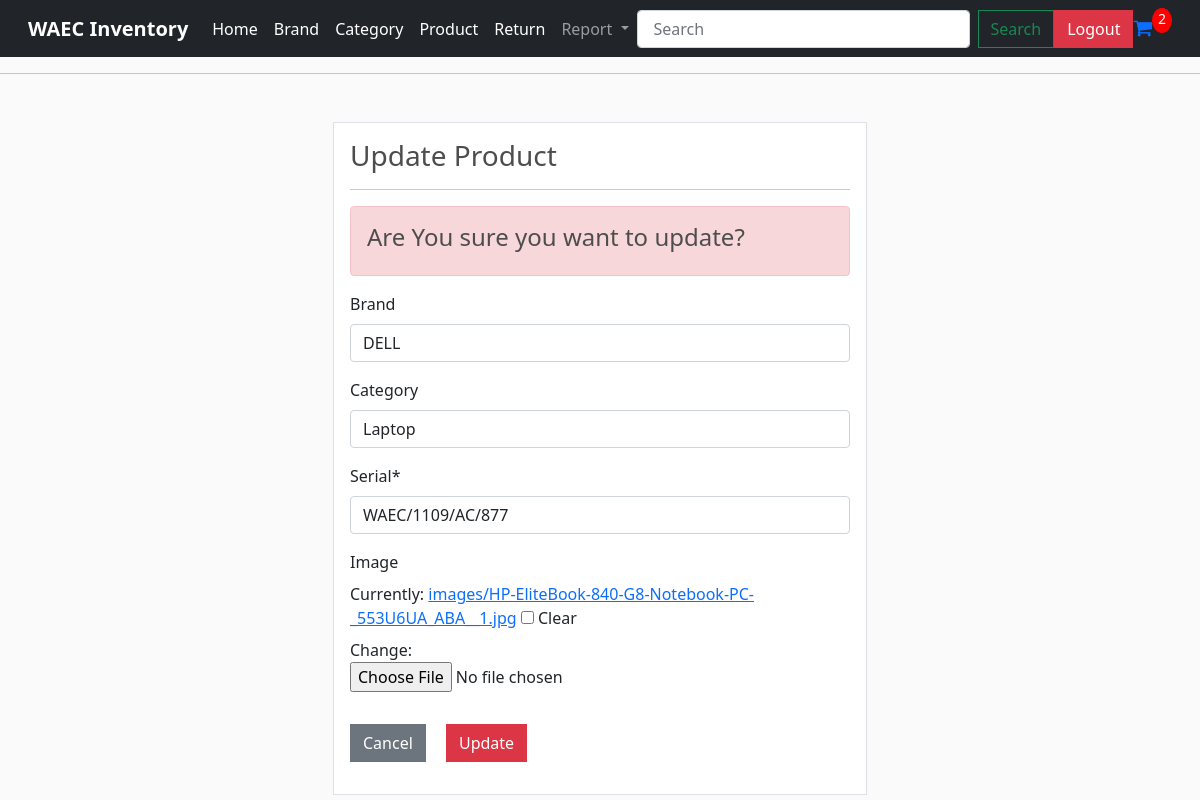
Screenshot of /product/update/27/ (signed in) with the database file from the repository.
### store/models.py (models this page shows, shortened)
class Brand(models.Model):
    brand = models.CharField(max_length=200,null=True)
    def __str__(self):
        return self.brand

class Category(models.Model):
    brand=models.ForeignKey(Brand,on_delete=models.SET_NULL,null=True,blank=True)
    category=models.CharField(max_length=200,null=True)
    def __str__(self):
        return self.category

class Product(models.Model):
    brand = models.ForeignKey(Brand, on_delete=models.SET_NULL, null=True, blank=True)
    category = models.ForeignKey(Category,on_delete=models.SET_NULL,null=True,blank=True)
    serial = models.CharField(max_length=200,null=True)
    status=models.BooleanField(default=True,null=True,blank=False)
    image = models.ImageField(null=True, blank=True,upload_to='images')
    class Meta:
        ordering=('-id',)

### store/views.py (the view)
# urls.py: path('product/update/<int:pk>/',views.product_update,name="store-product-update"),
@login_required(login_url='login')
def product_update(request,pk):
    item= Product.objects.get(id=pk)
    data = cartData(request)
    cartItems=data['cartItems']
    context={'cartItems':cartItems}
    if request.method=='POST':
        form = ProdutForm(request.POST,request.FILES,instance=item)
        if form.is_valid():
            form.save()
            messages.success(request,'Product has been updated successfully')
            return redirect('product')
    else:
        form= ProdutForm(instance=item)
    context={
        'form':form,'cartItems':cartItems,
    }
    return render(request,'store/productUpdate.html',context)

### store/forms.py
class ProdutForm(forms.ModelForm):
    class Meta:
        model=Product
        serial=forms.CharField(label='Serial')
        fields=['brand','category','serial','image']

### store/models.py (called while the page is built)
    @property
    def getCartItems(self):
        orderitems = self.orderitem_set.all()
        total = sum([item.quantity for item in orderitems])
        return total

### store/utils.py (called while the page is built)
def cartData(request):
    if request.user.is_authenticated:
        receiver=request.user.receiver
        order,created=Order.objects.get_or_create(receiver=receiver,complete=False)
        items=order.orderitem_set.all()
        cartItems=order.getCartItems
    else:
        cookieData = cookieCart(request)
        cartItems=cookieData['cartItems']
        order=cookieData['order']
        items=cookieData['items']
    return {'cartItems':cartItems,'order':order,'items':items}

### store/Templates/store/productUpdate.html (shortened to what this page needs)
{% extends 'store/main.html' %}
{% load static %}
{% load crispy_forms_tags %}
{% block content %}
<div class="container">
    <div class="row mt-5">
<div class="col-md-6 offset-md-3">
    <div class="border bg-white p-3">
        <h3>Update Product</h3>
        <hr>
        <div class="alert alert-danger">
            <h4>Are You sure you want to update?</h4>
        </div>
        <form method="POST" enctype="multipart/form-data">
            {{ form|crispy }}
            <a class="btn btn-secondary" href="{% url 'product' %}">Cancel</a>
            <input class="btn btn-danger m-3" name="Update" type="submit" value="Update">
            {% load sweetify %}
        </form>
    </div>
</div>
    </div>
</div>
{% endblock %}

### static/css/main.css (style rules this page uses)
body { background-color: hsl(0, 0%, 98%); }
h1,h2,h3,h4,h5,h6 { color:hsl(0, 0%, 30%); }
.btn { border-radius: 0; }

### rows the page displays
Brand: brand "DELL"
Category: category "Laptop"
Product: serial "WAEC/1109/AC/877"

### other values shown
{{ cartItems }} "2"
